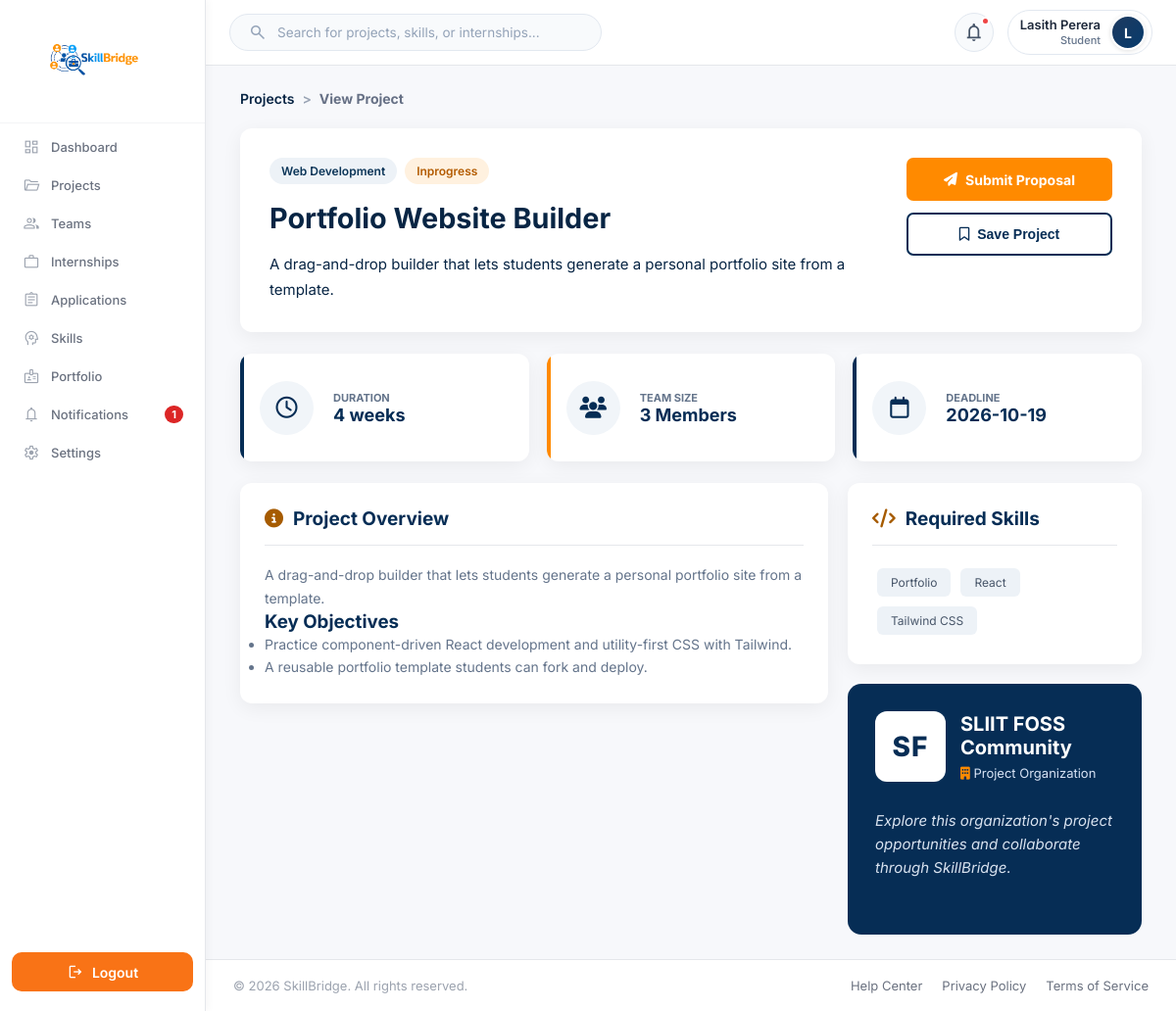
The page /Functions/Student/view_project.php?id=8 (signed in) on the database as committed earlier.
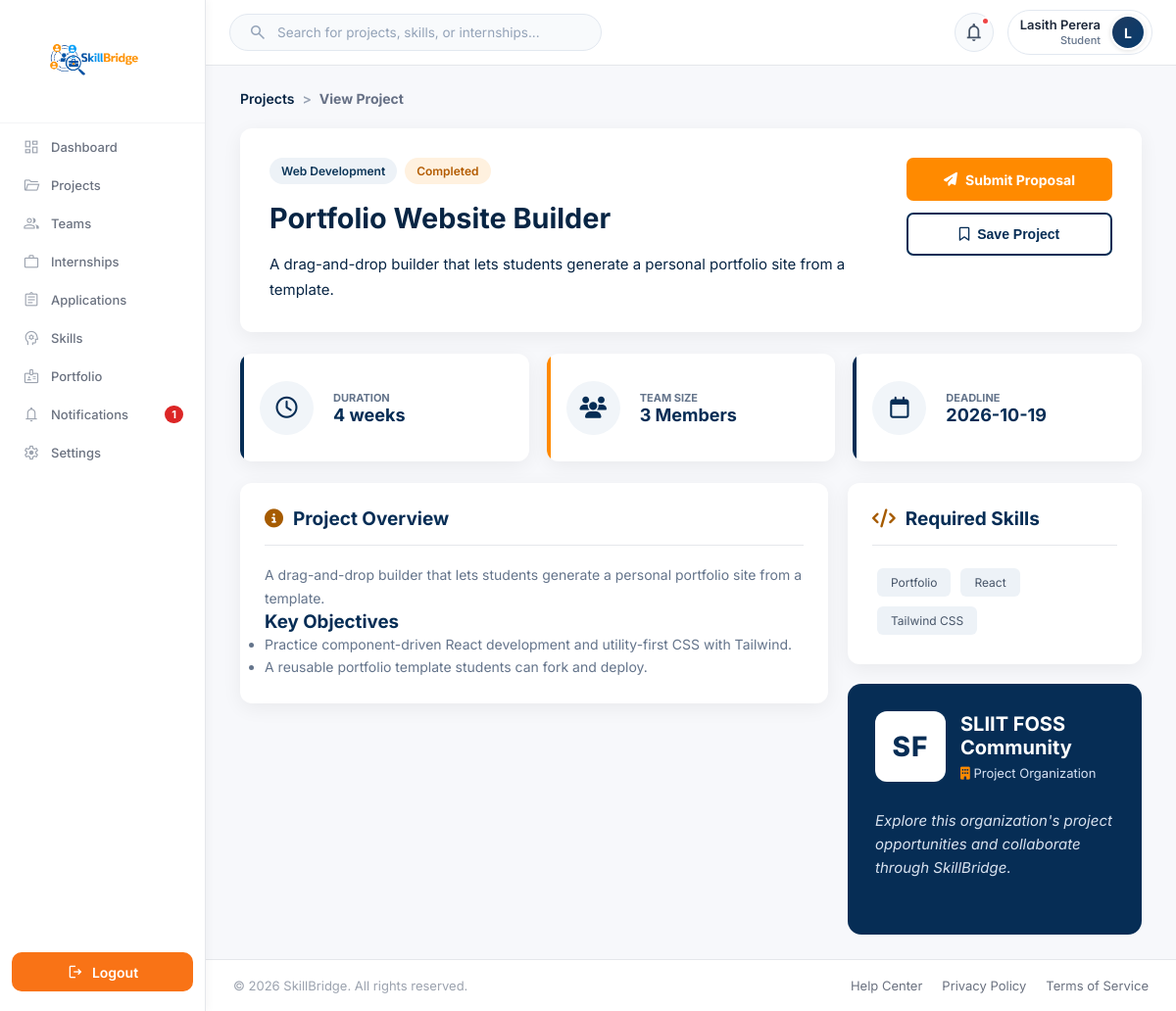
The same page on the database as committed later.
### tables this page shows
CREATE TABLE `projects` (
  `id` int(11) NOT NULL,
  `organization_email` varchar(100) NOT NULL,
  `category_id` int(11) DEFAULT NULL,
  `title` varchar(255) NOT NULL,
  `icon` varchar(50) DEFAULT '?',
  `description` text DEFAULT NULL,
  `learning_objectives` text DEFAULT NULL,
  `expected_outcomes` text DEFAULT NULL,
  `difficulty` varchar(30) DEFAULT 'Intermediate',
  `duration_weeks` int(11) DEFAULT NULL,
  `members` int(11) DEFAULT 1,
  `preferred_year` varchar(20) DEFAULT 'Any Year',
  `deadline` date DEFAULT NULL,
  `visibility` varchar(20) DEFAULT 'Public',
  `status` varchar(30) DEFAULT 'reviewing',
  `posted_at` timestamp NOT NULL DEFAULT current_timestamp()
);

CREATE TABLE `project_categories` (
  `category_id` int(11) NOT NULL,
  `category_name` varchar(100) NOT NULL
);

CREATE TABLE `organization` (
  `Email` varchar(100) NOT NULL,
  `Name` varchar(100) NOT NULL,
  `orgtype` varchar(100) NOT NULL,
  `contactPersonName` varchar(100) NOT NULL,
  `contactNumber` varchar(17) NOT NULL,
  `website` varchar(200) NOT NULL,
  `location` varchar(100) NOT NULL,
  `about` text DEFAULT NULL,
  `linkedin` varchar(200) DEFAULT NULL,
  `twitter` varchar(200) DEFAULT NULL,
  `facebook` varchar(200) DEFAULT NULL,
  `logo` varchar(255) DEFAULT NULL
);

### Functions/Student/project_bootstrap.php (called while the page is built, shortened)
<?php
require_once __DIR__ . '/../../Config/db.php';
require_once __DIR__ . '/../../Session/Session.php';
require_once __DIR__ . '/../../Backend/Student/StudentProjectRepository.php';
$projectUser = current_user();
$projectEmail = $projectUser['Email'] ?? $projectUser['email'] ?? '';
$projectRepo = new StudentProjectRepository($conn);
function projectValidId($value): int
{
    return (int) (filter_var($value, FILTER_VALIDATE_INT, ['options' => ['min_range' => 1]]) ?: 0);
}

### Backend/Student/StudentProjectRepository.php (called while the page is built, shortened)
<?php
class StudentProjectRepository
{
    private mysqli $db;
    private array $columns = [];
    private array $tables = [];
    public function __construct(mysqli $db)
    {
        $this->db = $db;
    }
    private function ensureSavedProjectsTable(): void
    {
        try {
            $this->db->query("CREATE TABLE IF NOT EXISTS student_saved_projects (
                id INT AUTO_INCREMENT PRIMARY KEY,
                student_email VARCHAR(100) NOT NULL,
                project_id INT NOT NULL,
                saved_at TIMESTAMP DEFAULT CURRENT_TIMESTAMP,
                UNIQUE KEY uq_student_saved_proj (student_email, project_id)
            ) ENGINE=InnoDB DEFAULT CHARSET=utf8mb4");
            $this->tables['student_saved_projects'] = true;
        } catch (Throwable $e) {
        }
    }
    private function hasTable(string $table): bool
    {
        if (!array_key_exists($table, $this->tables)) {
            $stmt = $this->db->prepare('SELECT COUNT(*) FROM information_schema.TABLES WHERE TABLE_SCHEMA = DATABASE() AND TABLE_NAME = ?');
            $stmt->bind_param('s', $table);
            $stmt->execute();
            $this->tables[$table] = (int) $stmt->get_result()->fetch_row()[0] > 0;
        }
        return $this->tables[$table];
    }
    private function hasColumn(string $table, string $column): bool
    {
        $key = "$table.$column";
        if (!array_key_exists($key, $this->columns)) {
            $stmt = $this->db->prepare('SELECT COUNT(*) FROM information_schema.COLUMNS WHERE TABLE_SCHEMA = DATABASE() AND TABLE_NAME = ? AND COLUMN_NAME = ?');
            $stmt->bind_param('ss', $table, $column);
            $stmt->execute();
            $this->columns[$key] = (int) $stmt->get_result()->fetch_row()[0] > 0;
        }
        return $this->columns[$key];
    }
    private function query(string $sql, string $types = '', array $params = []): mysqli_result|bool
    {
        $stmt = $this->db->prepare($sql);
        try {
            if ($types !== '') {
                $stmt->bind_param($types, ...$params);
            }
            $stmt->execute();
            $result = $stmt->get_result();
            return $result === false ? true : $result;
        } finally {
            $stmt->close();
        }
    }
    private function buildStudentActiveSql(string $escEmail): string
    {
        $parts = [];
        if ($this->hasTable('org_teams') && $this->hasTable('org_team_members')) {
            $parts[] = "EXISTS (SELECT 1 FROM org_teams t JOIN org_team_members tm ON tm.team_id = t.id WHERE t.project_id = p.id AND LOWER(tm.Email) = '{$escEmail}' AND LOWER(COALESCE(t.status, 'ontrack')) NOT IN ('completed', 'complete', 'done'))";
        }
        if ($this->hasTable('student_projects')) {
            $parts[] = "EXISTS (SELECT 1 FROM student_projects sp WHERE sp.project_id = p.id AND LOWER(sp.Email) = '{$escEmail}' AND LOWER(COALESCE(sp.status, '')) IN ('in progress', 'inprogress', 'active', 'ontrack'))";
        }
        return $parts ? '(' . implode(' OR ', $parts) . ')' : '1 = 0';
    }
    private function buildStudentCompletedSql(string $escEmail): string
    {
        $parts = [];
        if ($this->hasTable('org_teams') && $this->hasTable('org_team_members')) {
            $parts[] = "EXISTS (SELECT 1 FROM org_teams t JOIN org_team_members tm ON tm.team_id = t.id WHERE t.project_id = p.id AND LOWER(tm.Email) = '{$escEmail}' AND LOWER(COALESCE(t.status, '')) IN ('completed', 'complete', 'done'))";
        }
        if ($this->hasTable('student_projects')) {
            $parts[] = "EXISTS (SELECT 1 FROM student_projects sp WHERE sp.project_id = p.id AND LOWER(sp.Email) = '{$escEmail}' AND (LOWER(COALESCE(sp.status, '')) IN ('completed', 'complete', 'done') OR LOWER(COALESCE(p.status, '')) IN ('completed', 'complete', 'done')))";
        }
        return $parts ? '(' . implode(' OR ', $parts) . ')' : '1 = 0';
    }
    private function buildStudentProposalSubmittedSql(string $escEmail): string
    {
        if ($this->hasTable('project_proposals')) {
            return "EXISTS (SELECT 1 FROM project_proposals pp WHERE pp.project_id = p.id AND LOWER(pp.student_email) = '{$escEmail}')";
        }
        return '1 = 0';
    }
    private function baseSelect(string $email = ''): string
    {
        $category = $this->hasColumn('projects', 'category_id') && $this->hasTable('project_categories')
            ? 'pc.category_name' : ($this->hasColumn('projects', 'category') ? 'p.category' : "''");
        $duration = $this->hasColumn('projects', 'duration_weeks')
            ? "CONCAT(p.duration_weeks, ' weeks')" : ($this->hasColumn('projects', 'duration') ? 'p.duration' : "''");
        $company = $this->hasColumn('projects', 'company') ? 'COALESCE(NULLIF(p.company, \'\'), o.Name)' : 'o.Name';
        $tags = $this->hasTable('project_skills')
            ? "(SELECT GROUP_CONCAT(ps.skill_name ORDER BY ps.skill_name SEPARATOR ', ') FROM project_skills ps WHERE ps.project_id = p.id)"
            : ($this->hasColumn('projects', 'tech_stack') ? 'p.tech_stack' : "''");
        $categoryJoin = $this->hasColumn('projects', 'category_id') && $this->hasTable('project_categories')
            ? 'LEFT JOIN project_categories pc ON pc.category_id = p.category_id' : '';
        $deadline = $this->hasColumn('projects', 'deadline') ? 'p.deadline' : 'NULL';
        $escEmail = $this->db->real_escape_string(strtolower(trim($email)));
        $teamIdExpr = "NULL";
        if ($escEmail !== '' && $this->hasTable('org_teams') && $this->hasTable('org_team_members')) {
            $teamIdExpr = "(SELECT t.id FROM org_teams t JOIN org_team_members tm ON tm.team_id = t.id WHERE t.project_id = p.id AND LOWER(tm.Email) = '{$escEmail}' ORDER BY t.id DESC LIMIT 1)";
        }
        $activeExpr = $escEmail !== '' ? $this->buildStudentActiveSql($escEmail) : '0';
        $completedExpr = $escEmail !== '' ? $this->buildStudentCompletedSql($escEmail) : '0';
        $appliedExpr = $escEmail !== '' ? $this->buildStudentProposalSubmittedSql($escEmail) : '0';
        return "SELECT p.id, p.title, p.description, p.learning_objectives, p.expected_outcomes,
            p.status, p.visibility, p.difficulty, p.preferred_year, p.members, p.posted_at,
            p.organization_email, $deadline AS deadline, $company AS organization_name,
            $category AS category_name, $duration AS duration_label,
            $tags AS technology_tags,
            $teamIdExpr AS student_team_id,
            $activeExpr AS is_student_active,
            $completedExpr AS is_student_completed,
            $appliedExpr AS is_student_applied
            FROM projects p
            LEFT JOIN organization o ON o.Email = p.organization_email
            $categoryJoin";
    }
    private function visibilityCondition(): string
    {
        return "p.visibility = 'Public' AND LOWER(p.status) NOT IN ('hold', 'rejected', 'suspended', 'reviewing')";
    }
    public function find(int $id, string $email = ''): ?array
    {
        $row = $this->query($this->baseSelect($email) . ' WHERE p.id = ? AND ' . $this->visibilityCondition() . ' LIMIT 1', 'i', [$id])->fetch_assoc();
        return $row ?: null;
    }
}

### Session/Session.php (called while the page is built, shortened)
<?php
function current_user()
{
    return $_SESSION['user'] ?? null;
}

### Functions/Student/view_project.php (the view, shortened to what the changed rows need)
<?php
require_once __DIR__ . '/project_bootstrap.php';
$id = projectValidId($_GET['id'] ?? null);
$project = $id ? $projectRepo->find($id, $projectEmail) : null;
$organization = (string) ($project['organization_name'] ?? 'Organization');
$words = preg_split('/\s+/', trim($organization));
$initials = strtoupper(implode('', array_map(static fn ($word) => mb_substr($word, 0, 1), array_slice($words, 0, 2))));
$extra_css = '<link rel="stylesheet" href="../../Assets/CSS/Student/dashboard.css">'
    . '<link rel="stylesheet" href="../../Assets/CSS/Student/projects.css">'
    . '<link rel="stylesheet" href="../../Assets/CSS/Student/view_project.css">';
include __DIR__ . '/../../Includes/student_sidebar.php';
include __DIR__ . '/../../Includes/dash_header.php';
?>
<main class="content view-project-page">
    <section class="project-header-card">
        <div class="project-detail-info">
            <div class="project-tags"><span><?= projectEsc($project['category_name']) ?></span><span class="active-tag"><?= projectEsc(ucwords((string) $project['status'])) ?></span></div>
            <h1><?= projectEsc($project['title']) ?></h1>
            <p><?= projectEsc($project['description']) ?></p>
        </div>
    </section>
    <section class="project-stat-wrapper">
        <div class="project-stat"><div class="stat-circle"><i class="fa-solid fa-users"></i></div><div><label>Team Size</label><strong><?= (int) $project['members'] ?> Members</strong></div></div>
        <div class="project-stat"><div class="stat-circle"><i class="fa-regular fa-calendar"></i></div><div><label>Deadline</label><strong><?= projectEsc($project['deadline']) ?></strong></div></div>
    </section>
    <div class="project-content-grid">
        <div>
            <section class="info-card">
                <h2><i class="fa-solid fa-circle-info"></i> Project Overview</h2>
                <p><?= nl2br(projectEsc($project['description'])) ?></p>
                <h3>Key Objectives</h3>
                <ul>
                    <?php if (!empty($project['learning_objectives'])): ?><li><?= projectEsc($project['learning_objectives']) ?></li><?php endif; ?>
                    <?php if (!empty($project['expected_outcomes'])): ?><li><?= projectEsc($project['expected_outcomes']) ?></li><?php endif; ?>
                </ul>
            </section>
        </div>
        <div>
            <section class="info-card">
                <h2><i class="fa-solid fa-code"></i> Required Skills</h2>
            </section>
            <section class="organization-card">
                <div class="organization-header">
                    <div class="organization-logo"><span><?= projectEsc($initials) ?></span></div>
                    <div><h3><?= projectEsc($organization) ?></h3><p><i class="fa-solid fa-building"></i> Project Organization</p></div>
                </div>
            </section>
        </div>
    </div>
</main>
<?php include __DIR__ . '/../../Includes/dash_footer.php'; ?>

Rows that differ between the two databases and show on the page:
changed projects "Portfolio Website Builder": status "Inprogress" → "Completed"
